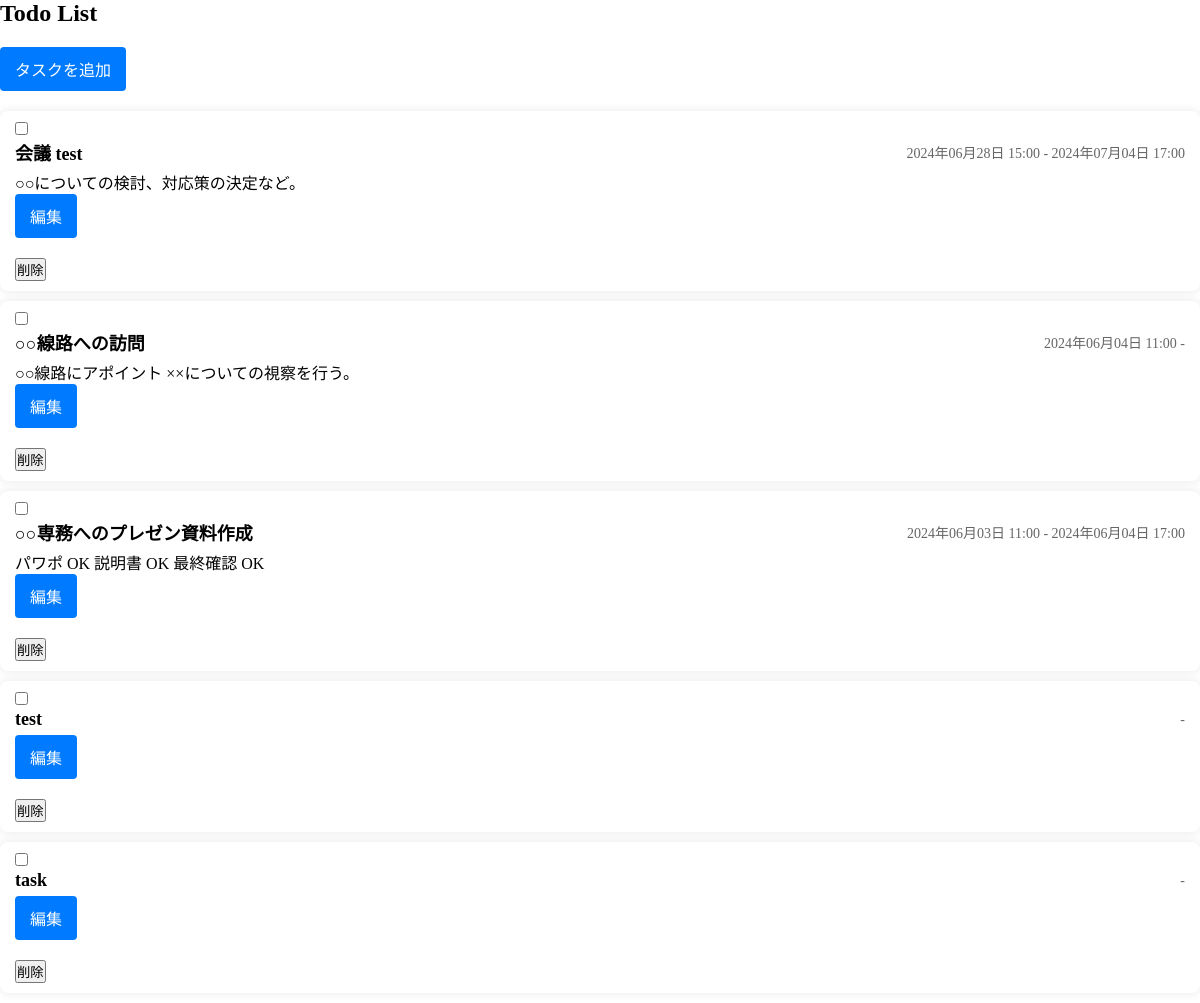
The page / on the database its author committed.
### mytodo/models.py (models this page shows, shortened)
class Task(models.Model):
    class Meta:
        db_table = "tasks"
    title = models.CharField(verbose_name="タスク名", max_length=255)
    description = models.TextField(verbose_name="詳細", null=True, blank=True)
    complete = models.IntegerField(verbose_name="完了フラグ", null=True, default=0)
    start_date = models.DateTimeField(verbose_name="開始日時", null=True, blank=True)
    end_date = models.DateTimeField(verbose_name="終了日時", null=True, blank=True)

### mytodo/views.py (the view)
class IndexView(View):
    def get(self, request):
        todo_list = Task.objects.all()
        context = {
            "todo_list": todo_list
        }
        return render(request, "mytodo/index.html", context)

### templates/mytodo/index.html (shortened to what this page needs)
{% extends "base.html" %}
{% block contents %}
<div class="index">
  <h1>Todo List</h1>
  <a href="{% url 'add' %}">タスクを追加</a>
  <ul>
    {% for task in todo_list %}
    <li class="{% if task.complete %}complete{% endif %}">
      <form action="{% url 'update_task_complete' %}" method="post">
        <input type="checkbox" name="task_{{ task.id }}" onchange="this.form.submit()" {% if task.complete %}checked{% endif %}>
        <div class="task-header">
          <span class="task-title">{{ task.title }}</span>
          <span class="task-date">
            {{ task.start_date|date:"Y年m月d日 H:i" }} - {{ task.end_date|date:"Y年m月d日 H:i" }}
          </span>
        </div>
        <p class="task-description">{{ task.description }}</p>
      </form>
      <a href="{% url 'edit' task.id %}">編集</a>
      <form action="{% url 'delete' %}" method="post">
        <button type="submit">削除</button>
      </form>
    </li>
    {% endfor %}
  </ul>
</div>
{% endblock %}

### templates/base.html (shortened to what this page needs)
{% load static %}
<!DOCTYPE html>
<html lang="en">
<head>
    <link rel="stylesheet" href="{% static './css/style.css' %}">
</head>
<body>
    <div class="contents">
        {% block contents %}
        {% endblock %}
    </div>
</body>
</html>

### static/css/style.css (style rules this page uses)
* { margin: 0; padding: 0; }
h1 { font-size: 24px; margin-bottom: 20px; }
.index a { display: inline-block; margin-bottom: 20px; padding: 10px 15px; background-color: #007bff; color: #fff; text-decoration: none; border-radius: 4px; }
.index ul { list-style-type: none; }
.index li { background-color: #fff; margin-bottom: 10px; padding: 10px 15px; border-radius: 8px; box-shadow: 0 0 10px rgba(0, 0, 0, 0.1); }
.task-header { display: flex; justify-content: space-between; align-items: center; margin-bottom: 5px; }
.task-title { font-weight: bold; font-size: 18px; }
.task-date { font-size: 14px; color: #666; }
.task-description { font-size: 16px; }

### rows shown on the page
Task: title "会議 test", start_date "2024年06月28日 15:00", end_date "2024年07月04日 17:00", description "○○についての検討、対応策の決定など。"
Task: title "○○線路への訪問", start_date "2024年06月04日 11:00", description "○○線路にアポイント ××についての視察を行う。"
Task: title "○○専務へのプレゼン資料作成", start_date "2024年06月03日 11:00", end_date "2024年06月04日 17:00", description "パワポ OK 説明書 OK 最終確認 OK"
Task: title "test"
Task: title "task"
